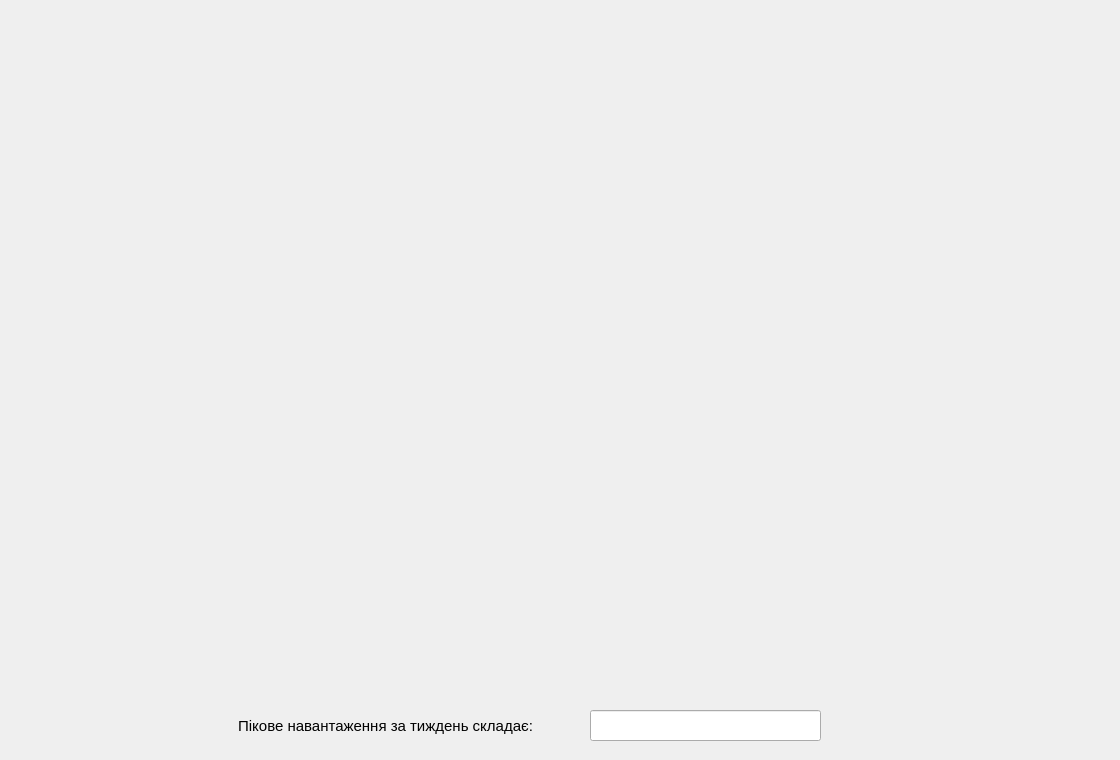
      <widget class="QWidget" name="tab_12">
       <attribute name="title">
        <string>Обсяги споживання</string>
       </attribute>
       <widget class="QWidget" name="widget_ener3" native="true">
        <property name="geometry">
         <rect>
          <x>0</x>
          <y>0</y>
          <width>1111</width>
          <height>681</height>
         </rect>
        </property>
       </widget>
       <widget class="QLineEdit" name="Input_pik_week">
        <property name="geometry">
         <rect>
          <x>590</x>
          <y>710</y>
          <width>231</width>
          <height>31</height>
         </rect>
        </property>
        <property name="text">
         <string/>
        </property>
        <property name="alignment">
         <set>Qt::AlignCenter</set>
        </property>
       </widget>
       <widget class="QLabel" name="label_81">
        <property name="geometry">
         <rect>
          <x>180</x>
          <y>700</y>
          <width>411</width>
          <height>51</height>
         </rect>
        </property>
        <property name="font">
         <font>
          <family>MS Shell Dlg 2</family>
          <pointsize>11</pointsize>
         </font>
        </property>
        <property name="text">
         <string>Пікове навантаження за тиждень складає:</string>
        </property>
        <property name="alignment">
         <set>Qt::AlignCenter</set>
        </property>
        <property name="wordWrap">
         <bool>false</bool>
        </property>
       </widget>
      </widget>
